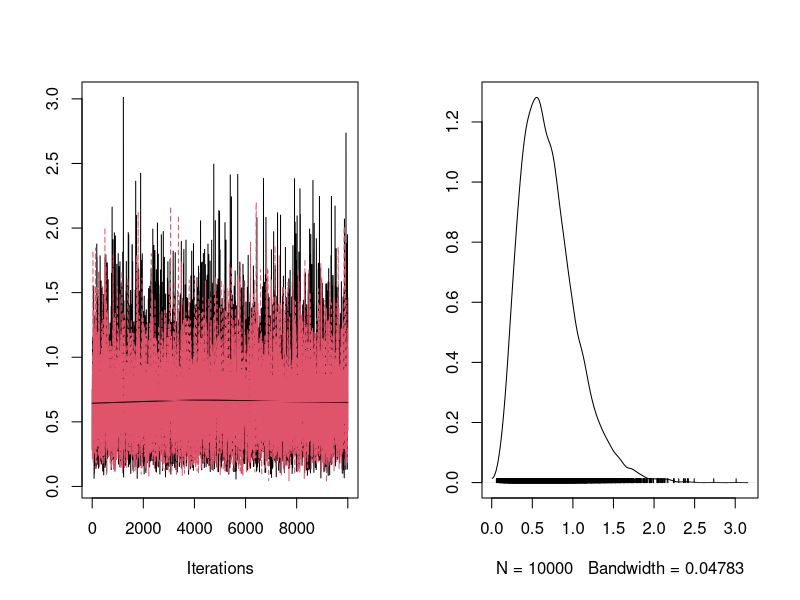
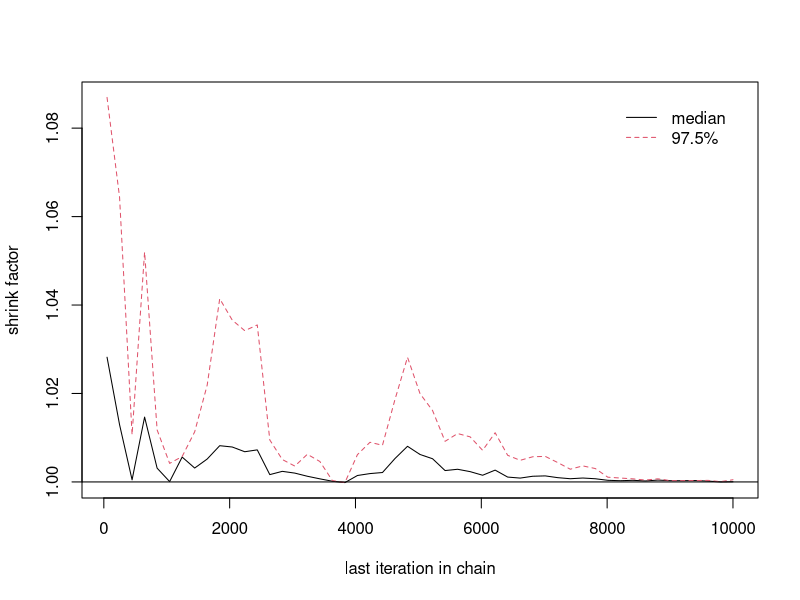
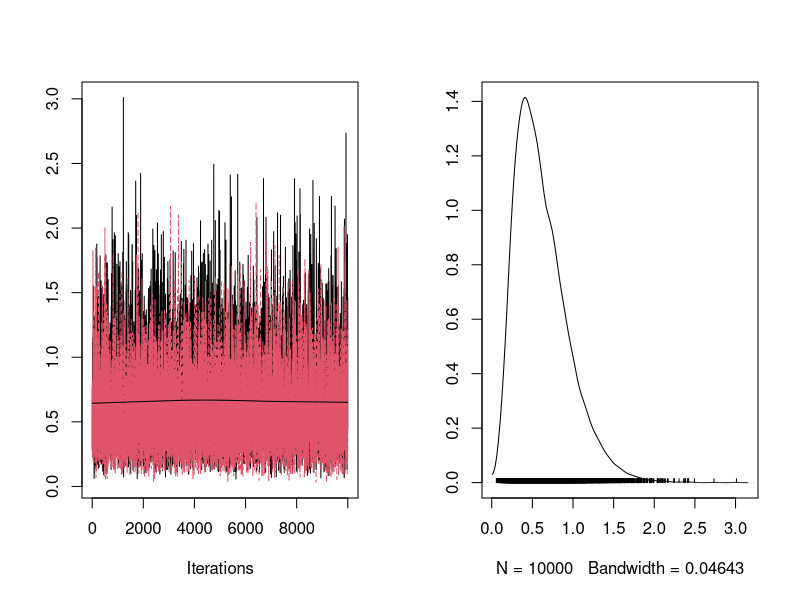
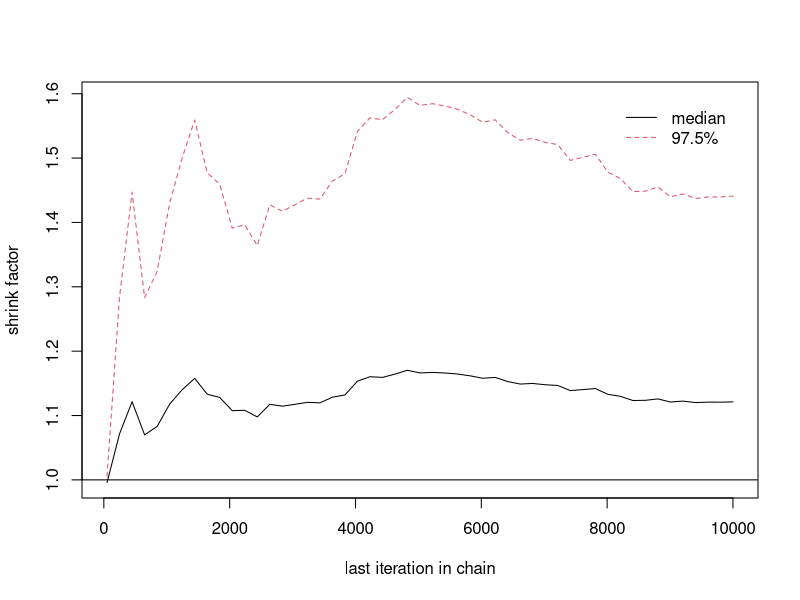
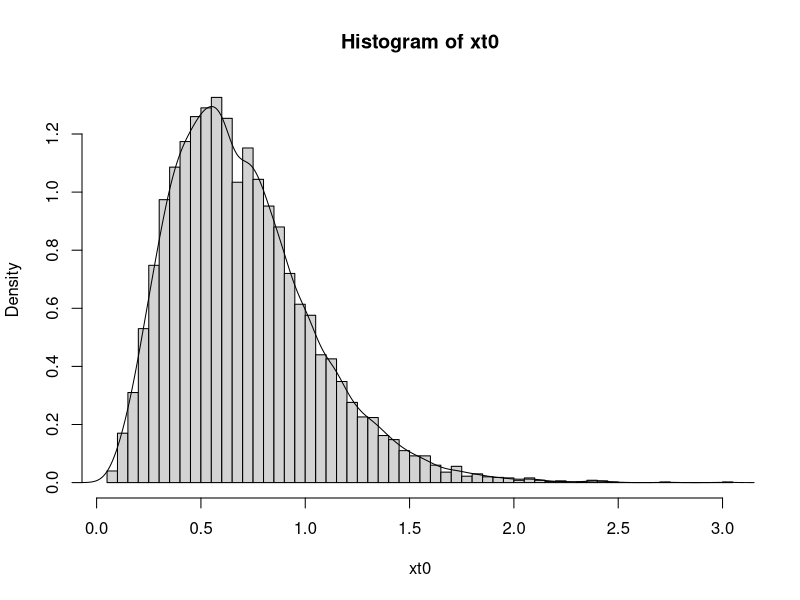
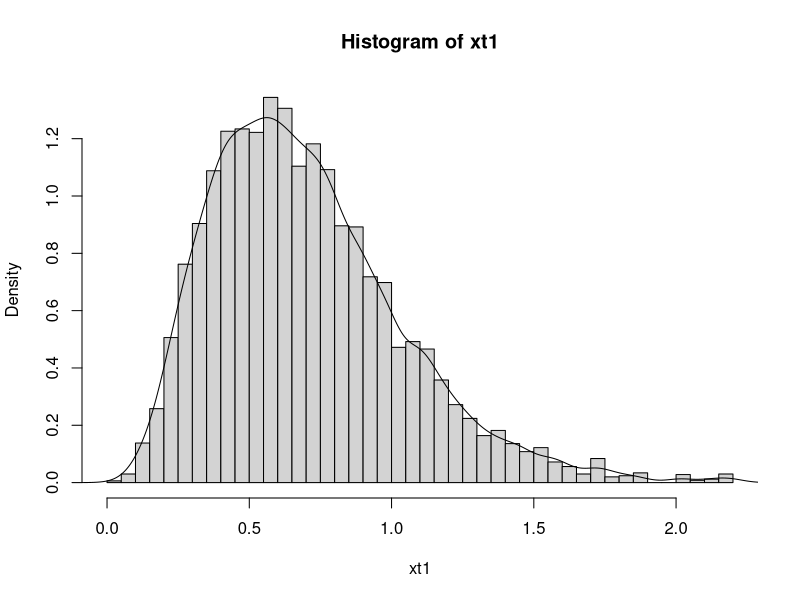
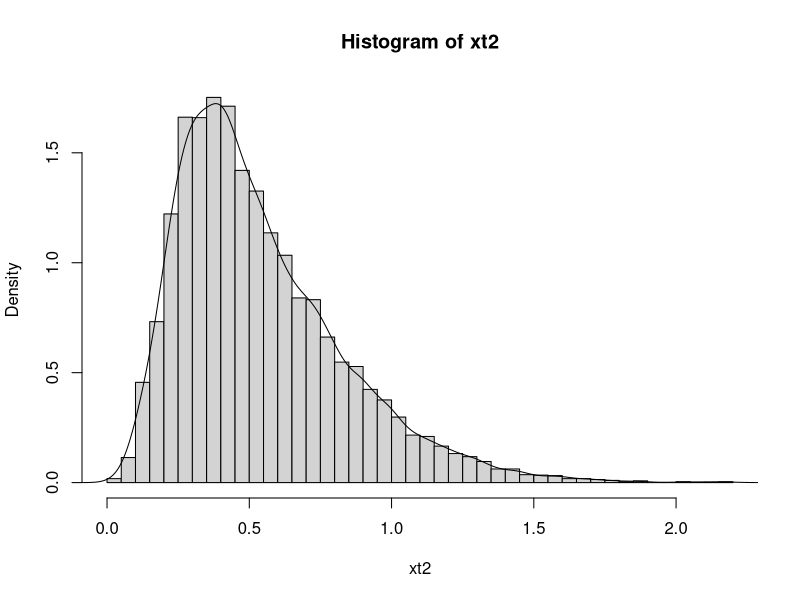
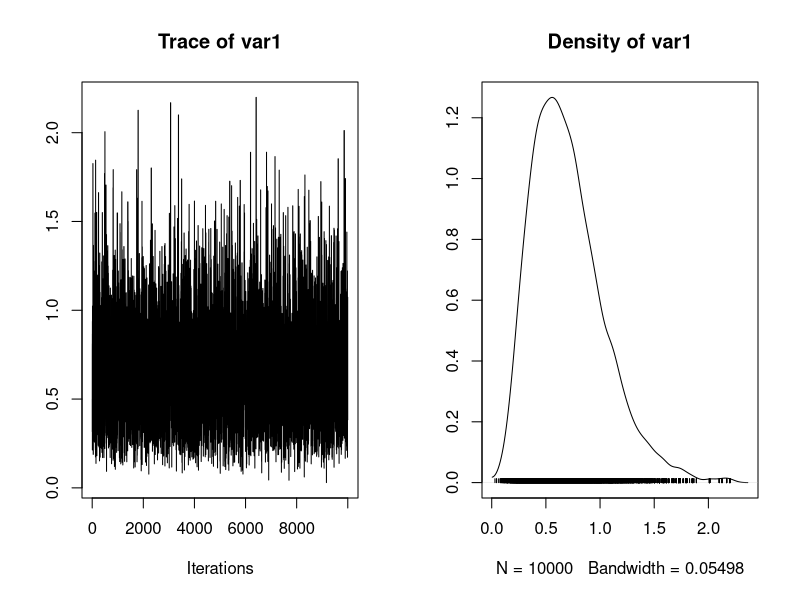

Generate these figures, in order, with R:
## ---- chunk 1
#3.1
library(coda)
M=10000
fgamma<-function(a,b,x)
{
  x^(a-1)*exp(-b*x)
}
xt0<-rgamma(M,4.3,6.2)
xt1=numeric(M)
xt2=numeric(M)
x<-rgamma(50,4.3,6.2)
y1<-rgamma(M,4,7)
y2<-rgamma(M,5,6)
xt1[1]=0.5
xt2[1]=0.5
u1<-runif(M)
u2<-runif(M)
k1=0
k2=0
t0<-mcmc(xt0)
for(i in 2:M)
{
  fy<-dgamma(y1[i],4.3,6.2)*dgamma(xt1[i-1],4,7)
  fx<-dgamma(xt1[i-1],4.3,6.2)*dgamma(y1[i],4,7)
  r<-fy/fx
  if(u1[i]<=r)
  {
    xt1[i]<-y1[i]
    k1=k1+1
  }
  else
  {
    xt1[i]<-xt1[i-1]
  }
}
t1<-mcmc(xt1)
for(i in 2:M)
{
  fy<-dgamma(y2[i],4.3,6.2)*dgamma(xt1[i-1],5,6)
  fx<-dgamma(xt2[i-1],4.3,6.2)*dgamma(y1[i],5,6)
  r<-fy/fx
  if(u2[i]<=r)
  {
    xt2[i]<-y1[i]
    k2=k2+1
  }
  else
  {
    xt2[i]<-xt2[i-1]
  }
} 
t2<-mcmc(xt2)
combinedchains01=mcmc.list(t0, t1)
plot(combinedchains01)
gelman.diag(combinedchains01)
gelman.plot(combinedchains01)
combinedchains02=mcmc.list(t0, t2)
plot(combinedchains02)
gelman.diag(combinedchains02)
gelman.plot(combinedchains02)
hist(xt0,nclass=50,probability=T)
lines(density(xt0))
hist(xt1,nclass=50,probability=T)
lines(density(xt1))
hist(xt2,nclass=50,probability=T)
lines(density(xt2))
plot(t1)
summary(t1)
plot(t2)
summary(t2)
sum(xt1[2000:10000])/8000
k1/M
sum(xt2[2000:10000])/8000
k2/M
#3.2
M=40000
xt0<-rt(M,4)
xt1=numeric(M)
xt2=numeric(M)
x<-rt(50,4)
y1<-rnorm(M)
y2<-rt(M,2)
xt1[1]=0.5
xt2[1]=0.5
u1<-runif(M)
u2<-runif(M)
k1=0
k2=0
t0<-mcmc(xt0)
for(i in 2:M)
{
  fx<-dnorm(y1[i],0,1)*dt(xt1[i-1],4)
  fy<-dnorm(xt1[i-1],0,1)*dt(y1[i],4)
  r<-prod(fy/fx)
  if(u1[i]<=r)
  {
    xt1[i]<-y1[i]
    k1=k1+1
  }
  else
  {
    xt1[i]<-xt1[i-1]
  }
} 
t1<-mcmc(xt1)
for(i in 2:M)
{
  fx<-dt(y2[i],2)*dt(xt2[i-1],4)
  fy<-dt(xt2[i-1],2)*dt(y2[i],4)
  r<-prod(fy/fx)
  if(u2[i]<=r)
  {
    xt2[i]<-y1[i]
    k2=k2+1
  }
  else
  {
    xt2[i]<-xt2[i-1]
  }
} 
t2<-mcmc(xt2)
combinedchains01=mcmc.list(t0, t1)
plot(combinedchains01)
gelman.diag(combinedchains01)
gelman.plot(combinedchains01)
combinedchains02=mcmc.list(t0, t2)
plot(combinedchains02)
gelman.diag(combinedchains02)
gelman.plot(combinedchains02)
hist(xt0,nclass=50,probability=T)
lines(density(xt0))
hist(xt1,nclass=50,probability=T)
lines(density(xt1))
hist(xt2,nclass=50,probability=T)
lines(density(xt2))
plot(t1)
summary(t1)
plot(t2)
summary(t2)
sum(xt1)/M
k1/M
sum(xt2)/M
k2/M
